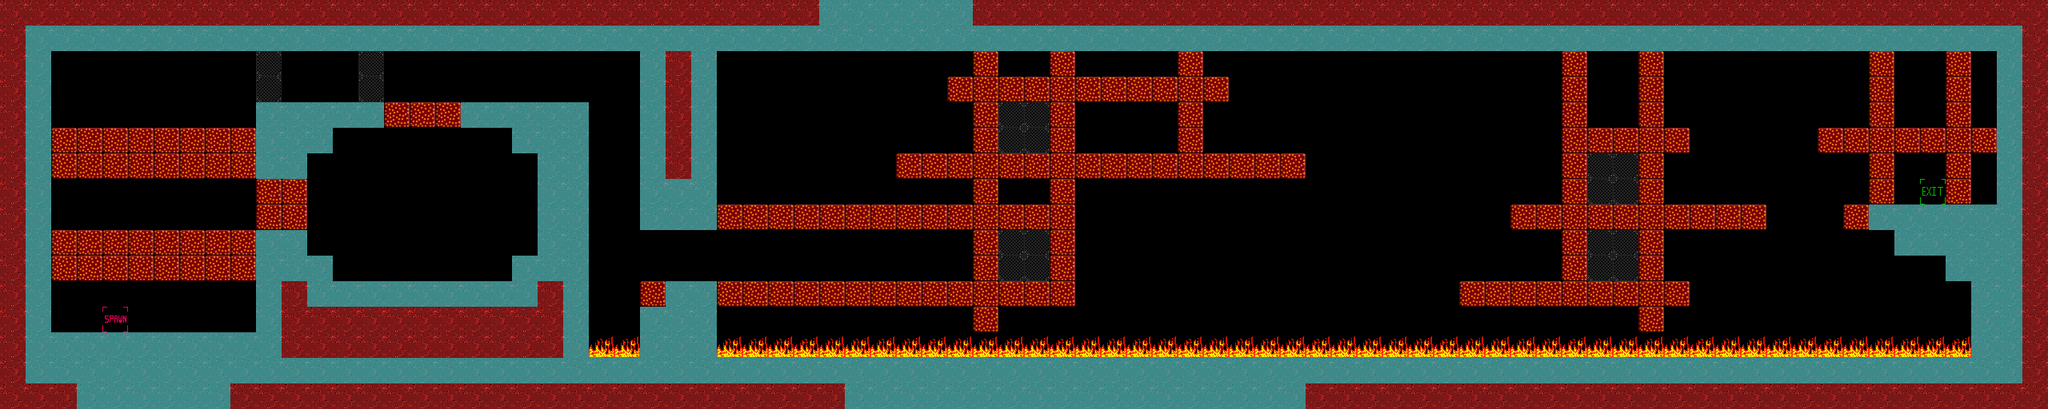

A level layout from a 2D game, rendered from its tile map. Below: a short description, then the map file with tile-grid data replaced by summaries:
An orthogonal 80x16 tile map with 32x32 px tiles, 3 tile layers (entities, foreground, collision), 1 hidden layer not drawn, 4 tilesets.

<map version="1.0" orientation="orthogonal" width="80" height="16" tilewidth="32" tileheight="32">
 <tileset firstgid="1" name="foreground" tilewidth="32" tileheight="32">
  <image source="../gfx/tilesets/foreground.png" width="512" height="512" />
 </tileset>
 <tileset firstgid="257" name="entities" tilewidth="32" tileheight="32">
  <image source="../gfx/tilesets/entities.png" width="512" height="512" />
 </tileset>
 <tileset firstgid="513" name="collision" tilewidth="32" tileheight="32">
  <image source="../gfx/tilesets/collision.png" width="512" height="512" />
 </tileset>
 <tileset firstgid="769" name="background" tilewidth="32" tileheight="32">
  <image source="../gfx/tilesets/background.png" width="512" height="512" />
 </tileset>
 <layer name="entities" width="80" height="16">
  <data>[1280 cells, 241 non-empty, 5 distinct tile ids]</data>
 </layer>
 <layer name="background" width="80" height="16" visible="0">
  <data>[1280 cells, 0 non-empty, 0 distinct tile ids]</data>
 </layer>
 <layer name="foreground" width="80" height="16">
  <data>[1280 cells, 492 non-empty, 1 distinct tile ids]</data>
 </layer>
 <layer name="collision" width="80" height="16">
  <data>[1280 cells, 305 non-empty, 1 distinct tile ids]</data>
 </layer>
</map>
